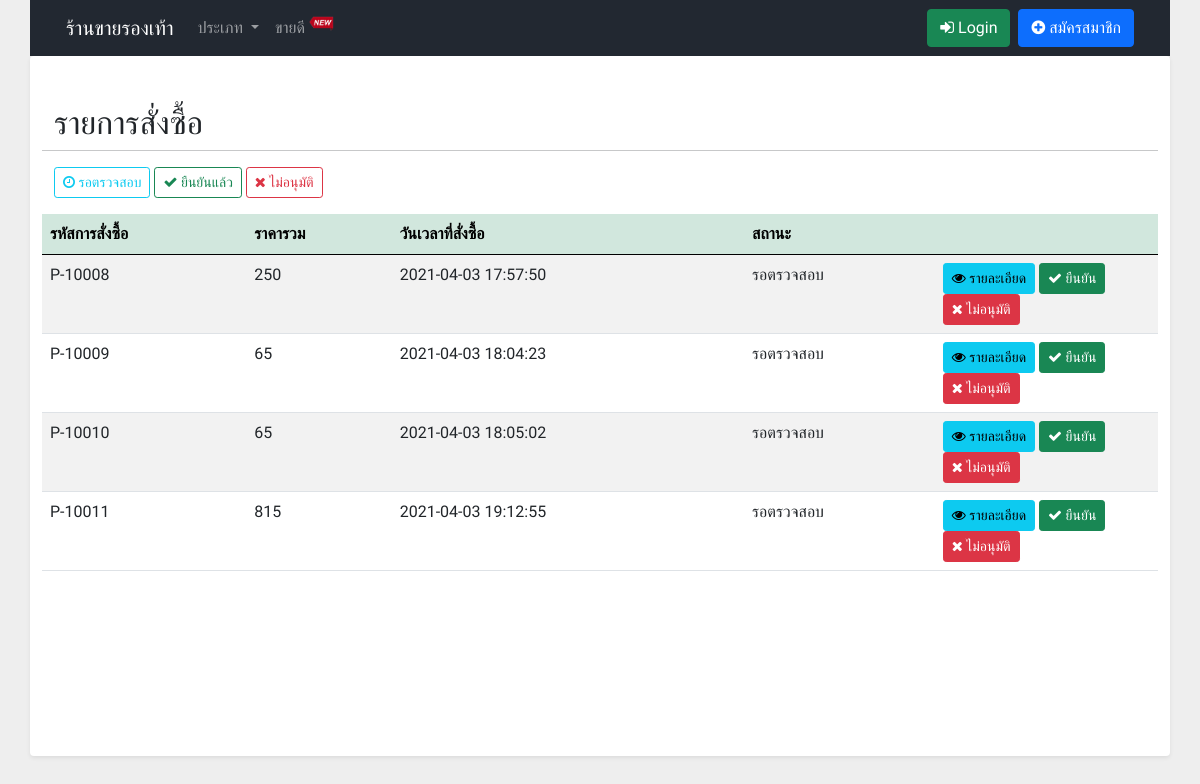
The app's page /member_payment_list.php, older data.
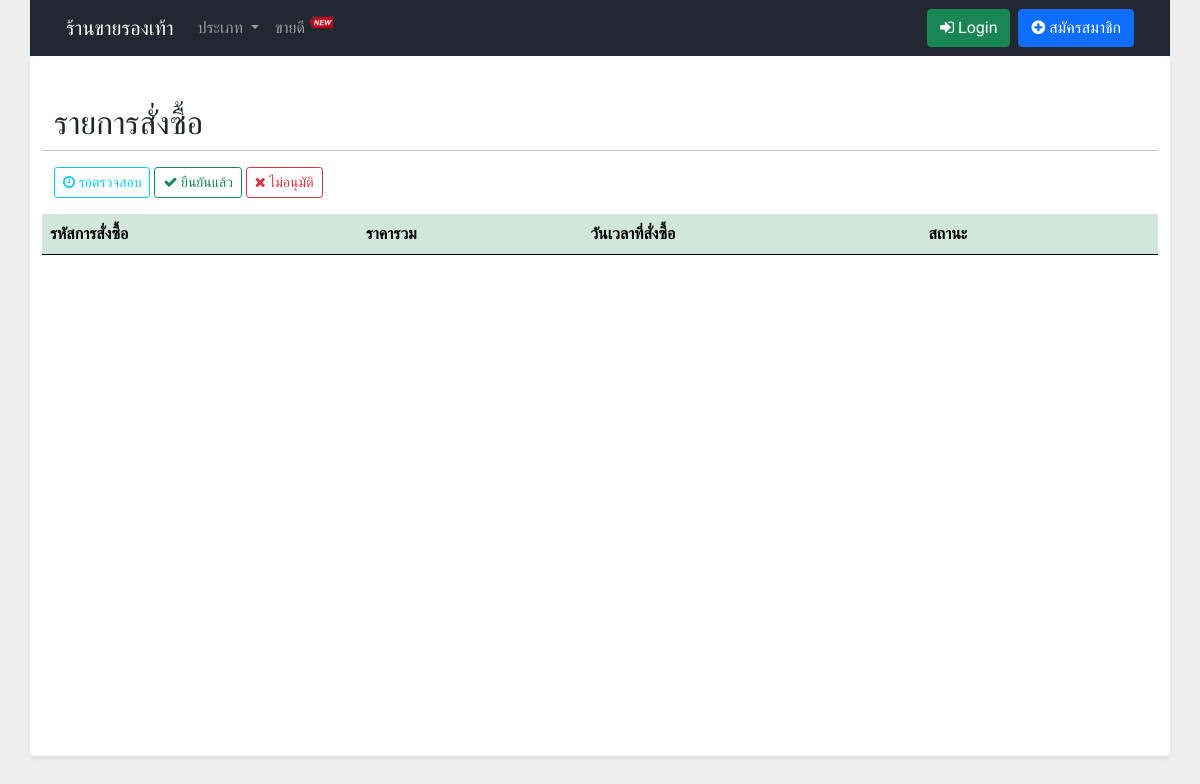
The same page, newer data.
### tables this page shows
CREATE TABLE `tbl_payment` (
  `pm_id` int(50) NOT NULL,
  `pm_code` varchar(255) NOT NULL,
  `pm_img` varchar(255) NOT NULL,
  `pm_total` varchar(255) NOT NULL,
  `pm_channel` varchar(255) NOT NULL,
  `pm_date` varchar(255) NOT NULL,
  `pm_address` text NOT NULL,
  `pm_status` varchar(255) NOT NULL
);

### functions.php (called while the page is built, shortened)
<?php
class ConnectDB
{
    public $db;
    function __construct()
    {
        $DB_HOST = "localhost";
        $DB_USER = "root";
        $DB_PASS = "";
        $DB_NAME = "stoe_store";
        $con = new mysqli($DB_HOST, $DB_USER, $DB_PASS, $DB_NAME);
        $this->db = $con;
    }
    function query($data)
    {
        $result = $this->db->query($data);
        if ($result == true) {
            return $result;
        } else {
            echo "Error to query.!!";
        }
    }
}
class Cargo extends ConnectDB
{
    function cargoGetTypeAll()
    {
        $result = $this->db->query("SELECT * FROM `tbl_type_product`");
        $row = $result->fetch_all(MYSQLI_ASSOC);
        return $row;
    }
}

### member_payment_list.php (the view, shortened to what this page needs)
<?php include('header.php'); ?>
</head>
<?php
$obj = new ConnectDB();
$objModal = new ConnectDB();
if (isset($_GET['display'])) {
    switch ($_GET['display']) {
        case 'success':
            $result = $obj->query("SELECT * FROM `tbl_payment` WHERE pm_status = 'ยืนยันแล้ว' ");
            break;
        case 'delete':
            $result = $obj->query("SELECT * FROM `tbl_payment` WHERE pm_status = 'ไม่อนุมัติ' ");
            break;
    }
} else {
    $result = $obj->query("SELECT * FROM `tbl_payment` WHERE pm_status = 'รอตรวจสอบ' ");
}
?>
<body class="bgc-gray">
    <?php include('navbar.php'); ?>
    <div class="container p-4 pb-5 bgc-white shadow-sm rounded min-height">
        <div class="row my-4">
            <h2>รายการสั่งซื้อ</h2>
            <hr>
            <div class="row mb-3">
                <div class="col-md-12">
                    <a href="order_show.php" class="btn btn-sm btn-outline-info"><i class="fa fa-clock-o" aria-hidden="true"></i> รอตรวจสอบ</a>
                    <a href="?display=success" class="btn btn-sm btn-outline-success"><i class="fa fa-check" aria-hidden="true"></i> ยืนยันแล้ว</a>
                    <a href="?display=delete" class="btn btn-sm btn-outline-danger"><i class="fa fa-times" aria-hidden="true"></i> ไม่อนุมัติ</a>
                </div>
            </div>
            <table id="dtb" class="table table-striped table-hover" style="width:100%">
                <thead>
                    <tr class="table-success">
                        <th>รหัสการสั่งซื้อ</th>
                        <th>ราคารวม</th>
                        <th>วันเวลาที่สั่งซื้อ</th>
                        <th>สถานะ</th>
                        <th></th>
                    </tr>
                </thead>
                <tbody>
                    <?php while ($row = $result->fetch_array()) { ?>
                        <tr>
                            <td><?= $row['pm_code']; ?></td>
                            <td><?= number_format($row['pm_total']); ?></td>
                            <td><?= $row['pm_date']; ?></td>
                            <td><?= $row['pm_status']; ?></td>
                            <td width="20%">
                                <?php if (isset($_GET['display']) && $_GET['display'] == 'success') { ?>
                                    <button class="btn btn-sm btn-info m-0" type="button" data-bs-toggle="modal" data-bs-target="#Modal<?= $row['pm_id'] ?>"><i class="fa fa-eye" aria-hidden="true"></i> รายละเอียด</button>
                                <?php } else if (isset($_GET['display']) && $_GET['display'] == 'delete') { ?>
                                    <button class="btn btn-sm btn-info m-0" type="button" data-bs-toggle="modal" data-bs-target="#Modal<?= $row['pm_id'] ?>"><i class="fa fa-eye" aria-hidden="true"></i> รายละเอียด</button>
                                <?php } else { ?>
                                    <button class="btn btn-sm btn-info m-0" type="button" data-bs-toggle="modal" data-bs-target="#Modal<?= $row['pm_id'] ?>"><i class="fa fa-eye" aria-hidden="true"></i> รายละเอียด</button>
                                    <a href="?action=allow&id=<?= $row['pm_id']; ?>&code=<?= $row['pm_code']; ?>" class="btn btn-sm btn-success m-0"><i class="fa fa-check" aria-hidden="true"></i> ยืนยัน</a>
                                    <a href="?action=delete&id=<?= $row['pm_id']; ?>&code=<?= $row['pm_code']; ?>" class="btn btn-sm btn-danger" onclick="return confirm('ยืนยัน?');"><i class="fa fa-times" aria-hidden="true"></i> ไม่อนุมัติ</a>
                                <?php } ?>
                            </td>
                        </tr>
                                                    <?php
                                                    $resultModal = $objModal->query("SELECT * FROM tbl_payment_list as pl INNER JOIN tbl_cargo as cg ON pl.pl_cg_id=cg.cg_id WHERE  pl.pl_pm_code = '" . $row['pm_code'] . "' ");
                                                    ?>
                    <?php } ?>
                </tbody>
            </table>
        </div>
    </div>
    <?php include('call_datatable.php'); ?>
</body>
</html>

### header.php (shortened to what this page needs)
<?php
require_once('functions.php');
?>
<!DOCTYPE html>
<html lang="en">
<head>
    <link rel="stylesheet" href="css/style.css">
    <link rel="stylesheet" href="bootstrap5/bootstrap.min.css">
    <link rel="stylesheet" href="https://stackpath.bootstrapcdn.com/font-awesome/4.7.0/css/font-awesome.min.css">

### navbar.php (shortened to what this page needs)
<div class="container">
    <div class="row">
        <nav class="navbar navbar-expand-lg navbar-dark">
            <div class="container">
                <a class="navbar-brand" href="index.php">ร้านขายรองเท้า</a>
                <div class="collapse navbar-collapse" id="navbarSupportedContent">
                    <ul class="navbar-nav me-auto mb-2 mb-lg-0">
                        <li class="nav-item dropdown">
                            <a class="nav-link dropdown-toggle" href="#" id="navbarDropdown" role="button" data-bs-toggle="dropdown" aria-expanded="false">
                                ประเภท
                            </a>
                                <?php
                                $objListType = new Cargo();
                                $rowListType = $objListType->cargoGetTypeAll();
                                ?>
                        </li>
                        <li class="nav-item">
                            <a class="nav-link" href="#">ขายดี <sup><img src="img/new.gif" style="width:25px;"></sup></a>
                        </li>
                    </ul>
                    <ul class="navbar-nav d-flex">
                        <?php
                        if (isset($_SESSION['user']['role']) && $_SESSION['user']['role'] == 'member') { ?>
                            <a href="member_cart.php" class="btn btn-primary me-2"><i class="fa fa-shopping-cart" aria-hidden="true"></i> ตะกร้า</a>
                            <?php
                            $obj_fetchNameNav = new Member();
                            $row_fetchNameNav = $obj_fetchNameNav->memberGetById($_SESSION['user']['id']);
                            ?>
                            <a href="member_profile.php" class="btn btn-outline-light me-2"><i class="fa fa-user" aria-hidden="true"></i> <?= $row_fetchNameNav[0]['u_fname'] . ' ' . $row_fetchNameNav[0]['u_lname'] ?></a>
                            <a href="logout.php" class="btn btn-danger"><i class="fa fa-sign-out" aria-hidden="true"></i> Logout</a>
                        <?php } else { ?>
                            <a href="login.php" class="btn btn-success me-2"><i class="fa fa-sign-in" aria-hidden="true"></i> Login</a>
                            <a href="register.php" class="btn btn-primary"><i class="fa fa-plus-circle" aria-hidden="true"></i> สมัครสมาชิก</a>
                        <?php } ?>
                    </ul>
                </div>
            </div>
        </nav>
    </div>
</div>

### call_datatable.php (shortened to what this page needs)
<link rel="stylesheet" href="../css/dataTables.bootstrap5.min.css">

### css/style.css (style rules this page uses)
* { font-family: 'Prompt', sans-serif; }
nav.navbar { background-color: #222831 !important; }
.bgc-gray { background-color: #eee; }
.bgc-white { background-color: #fff; }
.min-height { min-height: 700px; height: auto; }

Row changes from the older to the newer data that the page shows:
removed tbl_payment: pm_code "P-10008", pm_total "250", pm_date "2021-04-03 17:57:50", pm_status "รอตรวจสอบ"
removed tbl_payment: pm_code "P-10009", pm_total "65", pm_date "2021-04-03 18:04:23", pm_status "รอตรวจสอบ"
removed tbl_payment: pm_code "P-10010", pm_total "65", pm_date "2021-04-03 18:05:02", pm_status "รอตรวจสอบ"
removed tbl_payment: pm_code "P-10011", pm_total "815", pm_date "2021-04-03 19:12:55", pm_status "รอตรวจสอบ"
